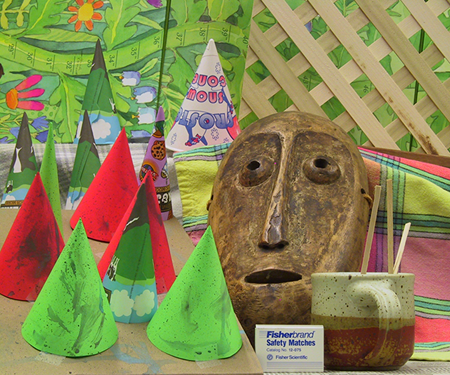
//> input picture sample_left.png, 450 x 375 px
$ ./show_images sample_left.png medium_left.png   (built with g++ and OpenCV 4)
//> lines starting //> are read from the running program, lines starting //| are printed output that depends on the picture
// Crappy program that displays two images.

#include "opencv2/imgproc/imgproc.hpp"
#include "opencv2/highgui/highgui.hpp"
#include "iostream"

// Because we're lazy..
using namespace std;
using namespace cv;

char window_name1[] = "image 1";
char window_name2[] = "image 2";
char window_name3[] = "image 2 -> image 1";

void convolve_one_pixel(Mat* img, const Mat& filter, int img_row, int img_col) {
  Vec3b pixel = img->at<Vec3b>(img_row, img_col);

  int filter_width = filter.cols;
  int filter_height = filter.rows;

  int base_img_row = img_row - filter_height/2;
  int base_img_col = img_col - filter_width/2;

  Vec3f sum = 0;
  for (int i = 0; i < filter.rows; i++) {
    for (int j = 0; j < filter.cols; j++) {
      int row_index = base_img_row + i;
      int col_index = base_img_col + j;
      if (row_index < 0) {
        row_index *= -1;
      }
      if (col_index < 0) {
        col_index *= -1;
      }
      Vec3b pixel = img->at<Vec3b>(row_index, col_index);
      double filter_val = ((double*)filter.ptr(0))[i*filter.rows+j];
      sum[0] += pixel[0] * filter_val;
      sum[1] += pixel[1] * filter_val;
      sum[2] += pixel[2] * filter_val;
    }
  }

  img->at<Vec3b>(img_row, img_col) = sum;
}

void convolve(Mat* img, const Mat& filter) {
  for (int i = 0; i < img->rows; i++) {
    for (int j = 0; j < img->cols; j++) {
      convolve_one_pixel(img, filter, i, j);
    }
  }
}

int main(int argc, char** argv)
{
  if (argc < 3) {
    cout << "usage: register_images <image_1.jpg> <image_2.jpg>" << endl;
    return -1;
  }

  /// Load the source image
  Mat image_1 = imread(argv[1], 1);
//> image_1 is the input picture: 375 rows x 450 cols, CV_8UC3; mean B, G, R 83.6, 133.3, 137.4
  Mat image_2 = imread(argv[2], 1);
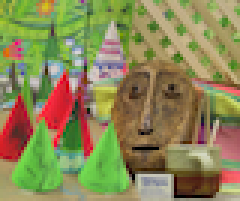
//> input picture medium_left.png, 80 x 67 px (shown 3 times larger)
//> image_2 is the input picture: 67 rows x 80 cols, CV_8UC3; mean B, G, R 85.3, 135.2, 139.3
  assert(image_1.depth() == CV_8U);

  cout << image_1.rows << " " << image_1.cols << endl;
//| 375 450

  // Convolve the image
  Mat filter(5, 5, CV_64F);
  int filter_size = filter.rows*filter.cols;
  for (int i = 0; i < filter_size; i++) {
    double* thing = (double*)filter.ptr(0);
    thing[i] = 1.0/filter_size;
  }
  convolve(&image_1, filter);
//> after the loop in convolve, `for (int i = 0; i < img->rows; i++)`:
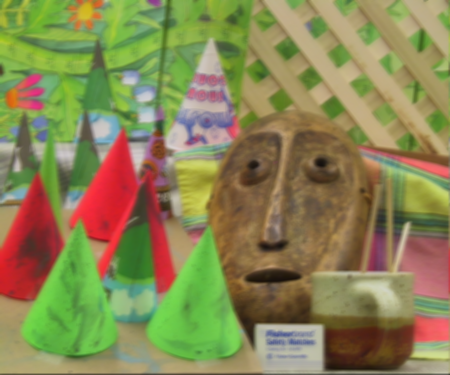
//> img: 375 rows x 450 cols, CV_8UC3; mean B, G, R 83.4, 133, 137.1

  // Display the two input images.
  namedWindow(window_name1, WINDOW_AUTOSIZE);
  imshow(window_name1, image_1);

  // Display the two input images.
  namedWindow(window_name2, WINDOW_AUTOSIZE);
  imshow(window_name2, image_2);

  waitKey();
  return 0;
}
